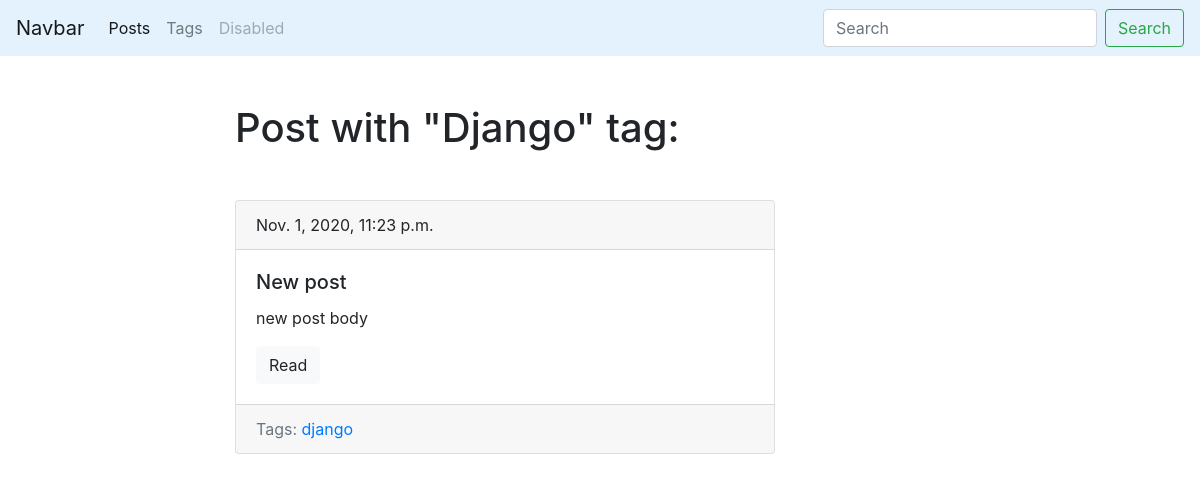
/blog/tag/django, run on the app's committed database.
### blog/models.py (models this page shows, shortened)
class Tag(models.Model):
    title = models.CharField(max_length=50)
    slug = models.SlugField(max_length=50, unique=True)
    def get_absolute_url(self):
        return reverse('tag_detail_url', kwargs={'slug': self.slug})

class Post(models.Model):
    title = models.CharField(max_length=150, db_index=True)
    slug = models.SlugField(max_length=150, unique=True)
    body = models.TextField(blank=True, db_index=True)
    tags = models.ManyToManyField('Tag', blank=True, related_name='posts')
    date_pub = models.DateTimeField(auto_now_add=True)
    def get_absolute_url(self):
        return reverse('post_detail_url', kwargs={'slug': self.slug})

### blog/views.py (the view)
# urls.py: path('tag/<str:slug>', tag_detail, name='tag_detail_url')
def tag_detail(request, slug):
    tag = Tag.objects.get(slug__iexact=slug)
    return render(request, 'blog/tag_detail.html', context={'tag':tag})

### blog/templates/blog/tag_detail.html (shortened to what this page needs)
{% extends 'blog/base_blog.html' %}
{% block content %}
    <h1 class="mb-5">Post with "{{ tag.title|title }}" tag:</h1>
    {% for post in tag.posts.all %}
        {% include 'blog/includes/post_card_template.html' %}
    {% endfor %}
{% endblock %}

### blog/templates/blog/includes/post_card_template.html
<div class="card mb-4">
    <div class="card-header">
        {{ post.date_pub }}
    </div>
    <div class="card-body">
        <h5 class="card-title">{{ post.title }}</h5>
        <p class="card-text">{{ post.body|truncatewords:15 }}</p>
        <a href="{{ post.get_absolute_url }}" class="btn btn-light">Read</a>
    </div>
    <div class="card-footer text-muted">
        Tags:
        {% for tag in post.tags.all %}
            <a href="{{ tag.get_absolute_url }}">{{ tag.title }}</a>
        {% endfor %}
    </div>
</div>

### data on the page
Tag: title "Django", title "django"
Post: date_pub "Nov. 1, 2020, 11:23 p.m.", title "New post", body "new post body"
